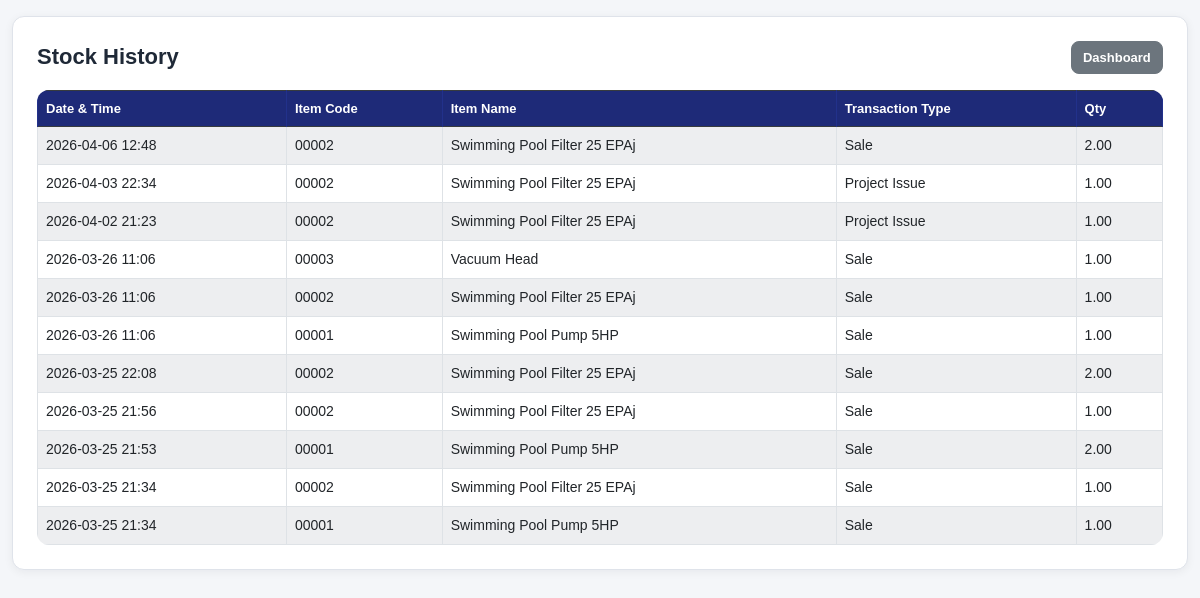
Page /stock-history/ (signed in) on the earlier database version.
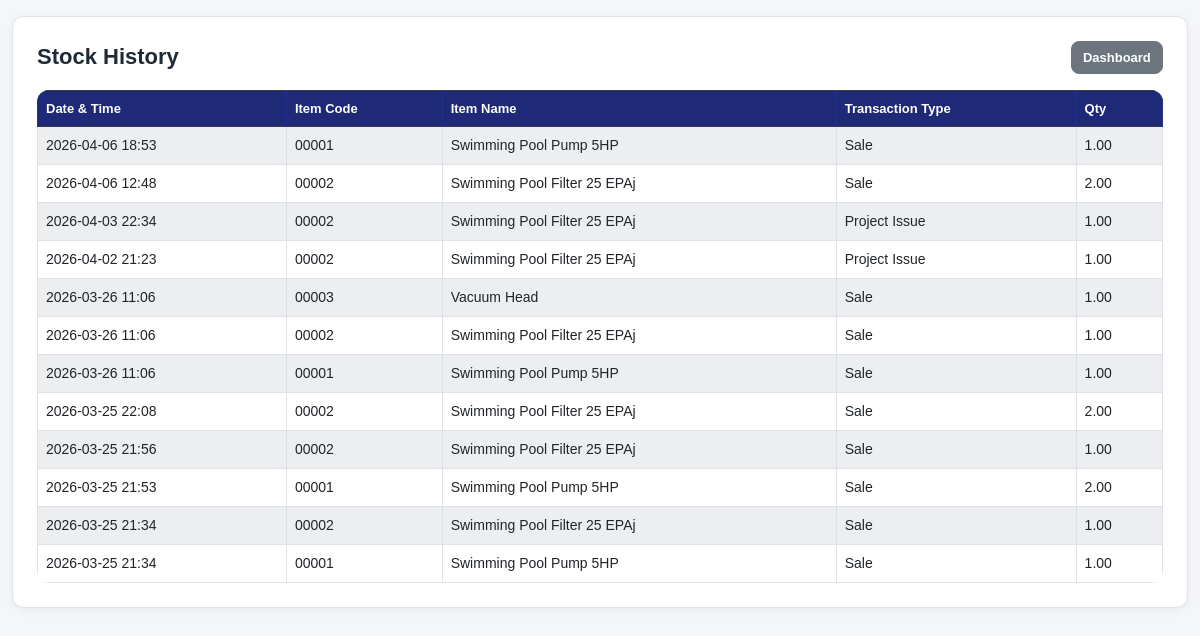
Same page on the later database version.
### pos/models.py (models this page shows, shortened)
class StockTransaction(models.Model):
    TRANSACTION_TYPES = [
        ("sale", "Sale"),
        ("return_in", "Sales Return In"),
        ("project_issue", "Project Issue"),
        ("grn", "Goods Received"),
        ("adjustment_in", "Adjustment In"),
        ("adjustment_out", "Adjustment Out"),
    ]
    item = models.ForeignKey(Item, on_delete=models.CASCADE, related_name="stock_transactions")
    transaction_type = models.CharField(max_length=30, choices=TRANSACTION_TYPES)
    qty = models.DecimalField(max_digits=12, decimal_places=2, default=0)
    created_at = models.DateTimeField(auto_now_add=True)
    class Meta:
        ordering = ["-created_at", "-id"]

class Item(models.Model):
    ITEM_TYPE_CHOICES = [
        ("retail", "Retail"),
        ("project", "Project"),
        ("service", "Service"),
    ]
    item_code = models.CharField(max_length=50, unique=True)
    name = models.CharField(max_length=255)
    category = models.ForeignKey(Category, on_delete=models.SET_NULL, null=True, blank=True)
    supplier = models.ForeignKey(Supplier, on_delete=models.SET_NULL, null=True, blank=True)
    unit = models.CharField(max_length=30, default="pcs")
    cost_price = models.DecimalField(max_digits=12, decimal_places=2, default=0)
    selling_price = models.DecimalField(max_digits=12, decimal_places=2, default=0)
    stock = models.DecimalField(max_digits=12, decimal_places=2, default=0)
    purchase_date = models.DateField(blank=True, null=True)
    item_type = models.CharField(max_length=20, choices=ITEM_TYPE_CHOICES, default="retail")
    is_service = models.BooleanField(default=False)
    reorder_level = models.DecimalField(max_digits=12, decimal_places=2, default=0)
    warranty_days = models.PositiveIntegerField(default=0)
    retail_gl_account = models.ForeignKey(
        GLMaster,
        on_delete=models.SET_NULL,
        null=True,
        blank=True,
        related_name="retail_items"
    )
    cost_gl_account = models.ForeignKey(
        GLMaster,
        on_delete=models.SET_NULL,
        null=True,
        blank=True,
        related_name="cost_items"
    )
    is_active = models.BooleanField(default=True)
    updated_by = models.ForeignKey(
        User,
        on_delete=models.SET_NULL,
        null=True,
        blank=True,
        related_name="updated_items"
    )
    created_at = models.DateTimeField(auto_now_add=True)
    class Meta:
        ordering = ["name"]

### pos/views.py (the view)
# urls.py: path('stock-history/', views.stock_history, name='stock_history'),
@user_passes_test(can_manage_items)
def stock_history(request):
    rows = StockTransaction.objects.select_related("item").order_by("-created_at")
    return render(request, "pos/stock_history.html", {"rows": rows})

### pos/views.py (called while the page is built)
def is_owner(user):
    return user.is_superuser or user.groups.filter(name__iexact="Owner").exists()

def can_manage_items(user):
    return is_owner(user) or is_manager(user) or is_clerk(user)

### pos/templates/pos/stock_history.html (shortened to what this page needs)
{% extends "base.html" %}
{% block content %}
<div class="card p-3 p-md-4">
    <div class="app-card-header">
        <h4 class="app-page-title">Stock History</h4>
        <div>
            <a href="{% url 'dashboard' %}" class="btn btn-secondary btn-sm">Dashboard</a>
        </div>
    </div>
    <div class="table-responsive">
        <table class="table table-bordered table-striped bg-white align-middle">
            <thead class="table-dark">
                <tr>
                    <th>Date & Time</th>
                    <th>Item Code</th>
                    <th>Item Name</th>
                    <th>Transaction Type</th>
                    <th>Qty</th>
                </tr>
            </thead>
            <tbody>
                {% for row in rows %}
                <tr>
                    <td>{{ row.created_at|date:"Y-m-d H:i" }}</td>
                    <td>{{ row.item.item_code }}</td>
                    <td>{{ row.item.name }}</td>
                    <td>{{ row.get_transaction_type_display }}</td>
                    <td>{{ row.qty }}</td>
                </tr>
                {% empty %}
                <tr>
                    <td colspan="5" class="text-center">No stock history found</td>
                </tr>
                {% endfor %}
            </tbody>
        </table>
    </div>
</div>
{% endblock %}

Differences in the rows shown:
added StockTransaction: created_at "2026-04-06 18:53", item.item_code "00001", item.name "Swimming Pool Pump 5HP", transaction_type "Sale", qty "1.00"
